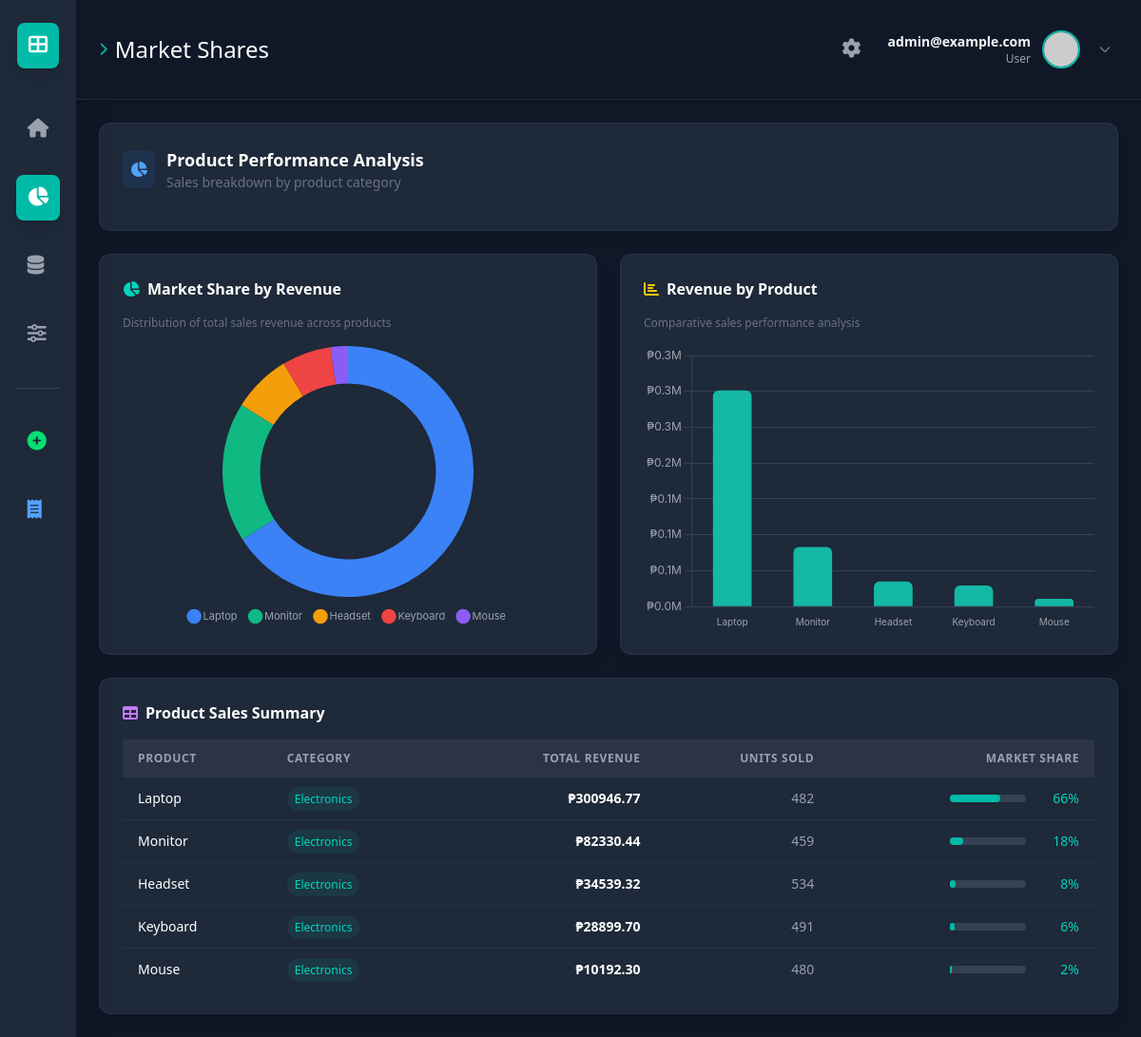
The page /market/ (signed in) on the database as committed earlier.
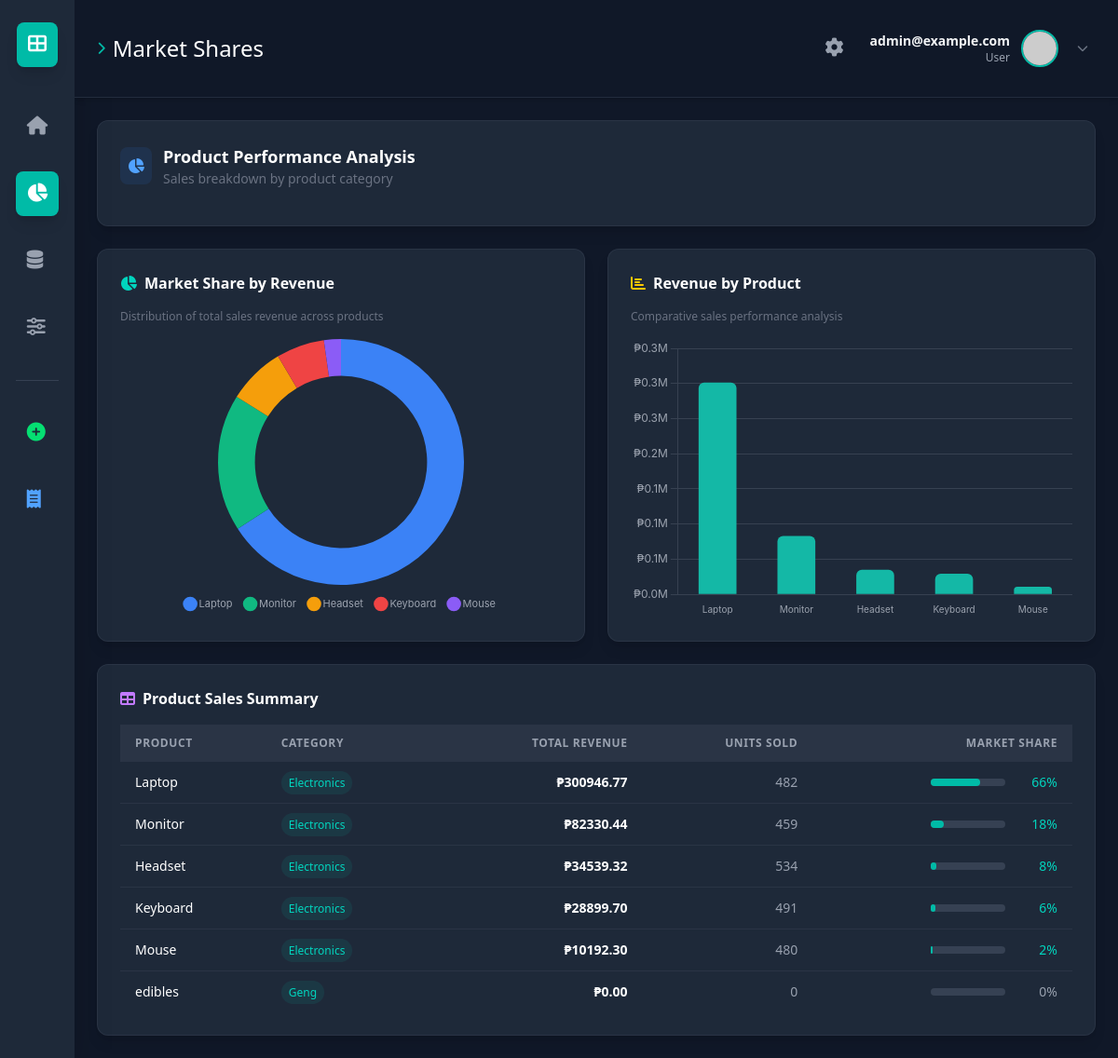
The same page on the database as committed later.
### dashboard/models.py (models this page shows, shortened)
class Product(models.Model):
    name = models.CharField(max_length=100, unique=True)
    category = models.CharField(max_length=50)
    price = models.DecimalField(max_digits=10, decimal_places=2)
    cost = models.DecimalField(max_digits=10, decimal_places=2)
    class Meta:
        ordering = ['name']

### dashboard/views.py (the view)
# urls.py: path('market/', views.market_share, name='market'), # Button 2
@login_required(login_url='login')
def market_share(request):
    product_sales = Product.objects.annotate(
        total_sales=Sum('sales__revenue'),
        units_sold=Sum('sales__quantity')
    ).order_by('-total_sales')
    products = []
    revenues = []
    colors = ['#3b82f6', '#10b981', '#f59e0b', '#ef4444', '#8b5cf6']
    total_revenue = 0
    for product in product_sales:
        if product.total_sales:
            total_revenue += float(product.total_sales)
    for idx, product in enumerate(product_sales):
        if product.total_sales:
            products.append(product.name)
            revenues.append(float(product.total_sales))
    total = sum(revenues) if revenues else 1
    percentages = [(rev / total * 100) for rev in revenues]
    context = {
        'active_page': 'market',
        'products': json.dumps(products),
        'revenues': json.dumps(revenues),
        'percentages': json.dumps(percentages),
        'colors': json.dumps(colors[:len(products)]),
        'product_data': product_sales,  # All products for the table
        'total_revenue': total_revenue if total_revenue > 0 else 1,  # Prevent division by zero
    }
    return render(request, 'dashboard/market.html', context)

### dashboard/templates/dashboard/market.html (shortened to what the changed rows need)
{% extends 'dashboard/base.html' %}
{% block content %}
<div class="bg-gray-800 p-6 rounded-xl shadow-lg border border-gray-700/50">
    <div class="overflow-x-auto">
        <table class="w-full">
            <thead class="bg-gray-700/50">
                <tr>
                    <th class="px-4 py-3 text-left text-xs font-semibold text-gray-400 uppercase tracking-wider">Product</th>
                    <th class="px-4 py-3 text-left text-xs font-semibold text-gray-400 uppercase tracking-wider">Category</th>
                    <th class="px-4 py-3 text-right text-xs font-semibold text-gray-400 uppercase tracking-wider">Total Revenue</th>
                    <th class="px-4 py-3 text-right text-xs font-semibold text-gray-400 uppercase tracking-wider">Units Sold</th>
                    <th class="px-4 py-3 text-right text-xs font-semibold text-gray-400 uppercase tracking-wider">Market Share</th>
                </tr>
            </thead>
            <tbody class="divide-y divide-gray-700/50">
                {% for product in product_data %}
                <tr class="hover:bg-gray-700/30 transition-colors">
                    <td class="px-4 py-3 text-white text-sm">{{ product.name }}</td>
                    <td class="px-4 py-3 text-gray-400 text-sm">
                        <span class="px-2 py-1 rounded-full text-xs bg-teal-500/10 text-teal-400">{{ product.category|title }}</span>
                    </td>
                    <td class="px-4 py-3 text-right text-white text-sm font-semibold">₱{{ product.total_sales|floatformat:2|default:"0.00" }}</td>
                    <td class="px-4 py-3 text-right text-gray-400 text-sm">{{ product.units_sold|default:"0" }}</td>
                    <td class="px-4 py-3 text-right">
                        <div class="flex items-center justify-end gap-2">
                            <div class="w-20 bg-gray-700 rounded-full h-2">
                                {% if product.total_sales %}
                                    {% widthratio product.total_sales total_revenue 100 as share_width %}
                                    <div class="bg-teal-500 h-2 rounded-full" style="width: {{ share_width }}%"></div>
                                {% else %}
                                    <div class="bg-gray-600 h-2 rounded-full" style="width: 0%"></div>
                                {% endif %}
                            </div>
                            <span class="text-{% if product.total_sales %}teal{% else %}gray{% endif %}-400 text-sm font-medium w-12 text-right">
                                {% if product.total_sales %}
                                    {% widthratio product.total_sales total_revenue 100 %}%
                                {% else %}
                                    0%
                                {% endif %}
                            </span>
                        </div>
                    </td>
                </tr>
                {% endfor %}
            </tbody>
        </table>
    </div>
</div>
{% endblock %}

Rows that differ between the two databases and show on the page:
added Product: name "edibles", category "Geng", total_sales "0.00", units_sold "0", shows "0%"
